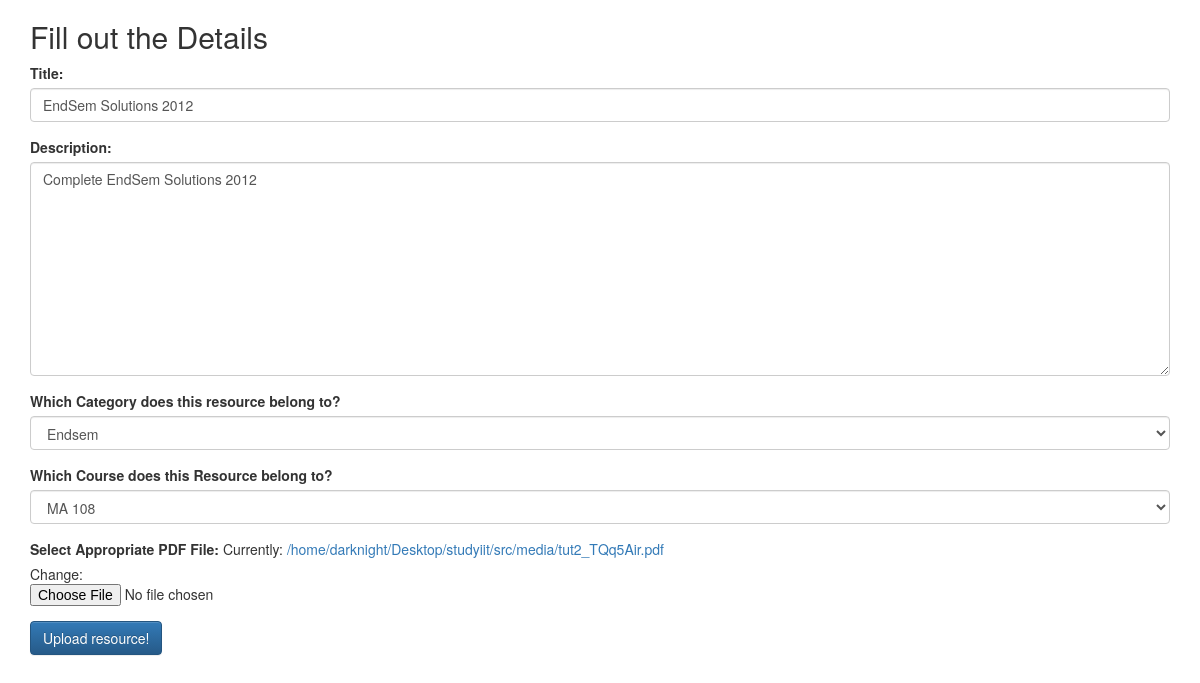
The page /edit/3/ on the database its author committed.
### resources/models.py (models this page shows, shortened)
class resource(models.Model):
	title = models.CharField(max_length = 255)
	description = models.TextField()
	timestamp = models.DateTimeField(auto_now = False, auto_now_add = True)
	updated = models.DateTimeField(auto_now = True, auto_now_add = False)
	RESOURCE_TYPE = (
	    ('L', 'Lectures'),
	    ('Q', 'Quizzes'),
	    ('T', 'Tutorials'),
	    ('E', 'Endsem'),
	)
	resource_type = models.CharField(max_length=30,
                  choices=RESOURCE_TYPE,
                  default="L")
	course_name = models.ForeignKey(
		'course',
		on_delete=models.CASCADE,
	)
	upload = models.FileField(upload_to = '%s/media/' %settings.BASE_DIR)

class course(models.Model):
	course_name = models.CharField(max_length = 255)
	course_description = models.TextField()
	course_id = models.IntegerField()
	def __unicode__(self):
		return self.course_name

### resources/views.py (the view)
# urls.py: url(r'^edit/(?P<id>\d+)/$', resource_update, name = 'update'),
def resource_update(request, id = None):
	instance = get_object_or_404(resource, id = id)
	form = resourceForm(request.POST or None, request.FILES or None, instance=instance)
	if form.is_valid():
		instance = resource(upload=request.FILES['upload'], title=request.POST.get("title"), description=request.POST.get("description"), id=instance.id, timestamp = instance.timestamp, updated = datetime.now())
		instance.save()
		messages.success(request, "Saved")
		return HttpResponseRedirect(reverse('detail', kwargs={'id': instance.id}))
	context = {
		"title": instance.title,
		"instance": instance,
		"form":form,
	}
	return render(request, "resource_form.html", context)

### resources/forms.py
class resourceForm(forms.ModelForm):
	class Meta(object):
		model = resource
		fields = [
			"title",
			"description",
			"course_name",
			"resource_type",
			"upload",
		]
		widgets = {
            'title': forms.TextInput(attrs={'placeholder': 'Enter Title','class': 'form-control'}),
            'description': forms.Textarea(attrs={'placeholder': 'Enter description here', 'class': 'form-control'}),
            'resource_type': forms.Select(attrs={'class': 'form-control'}),
        	'course_name':forms.Select(attrs={'class': 'form-control'}),
        	'upload': forms.ClearableFileInput(attrs={'class': 'form-control'}),
        }
	upload = forms.FileField(
			label = 'Select a file',
			help_text = 'max. 5 megabytes',
		)

### templates/resource_form.html
{% extends "base.html" %}
{% block content %}
<div class="container">
	<h2>Fill out the Details</h2>
	<form method='POST' action='' enctype="multipart/form-data" role="form">{% csrf_token %}
		<div class="form-group">
			<label>Title:</label>
			{{ form.title }}
		</div>
		<div class="form-group">
			<label>Description:</label>
			{{ form.description }}
		</div>
		<div class="form-group">
			<label>Which Category does this resource belong to?</label>
			{{ form.resource_type }}
		</div>
		<div class="form-group">
			<label>Which Course does this Resource belong to?</label>
			{{ form.course_name }}
		</div>
		<div class="form-group">
			<label>Select Appropriate PDF File:</label>
			{{ form.upload }}
		</div>
		<input type = 'submit' class = 'btn btn-primary' value='Upload resource!' />
	</form>
</div>
{% endblock content %}

### rows shown on the page
resource: title "EndSem Solutions 2012", description "Complete EndSem Solutions 2012", resource_type "Endsem"
course: course_name "MA 108"
